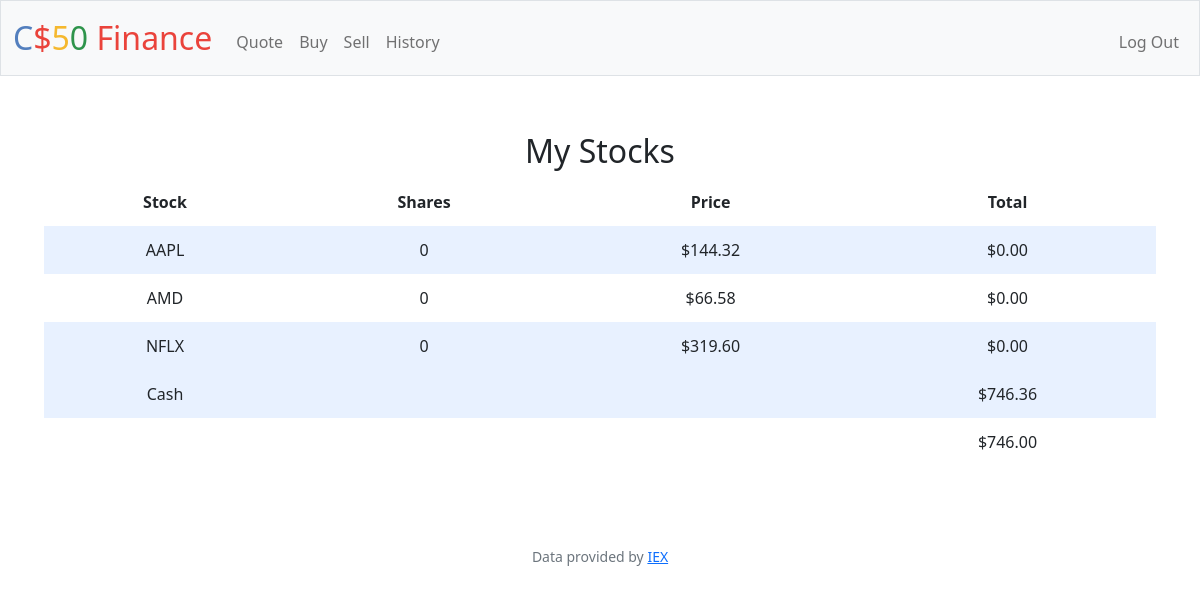
The app's page / (signed in) with its own data.
### tables this page shows
CREATE TABLE trans (
    id INTEGER PRIMARY KEY AUTOINCREMENT NOT NULL,
    user_id INTEGER,
    symbol TEXT NOT NULL,
    status TEXT NOT NULL,
    price INTEGER NOT NULL,
    shares INTEGER NOT NULL,
    date DATETIME,
    FOREIGN KEY(user_id) REFERENCES users(id)
);

CREATE TABLE users (id INTEGER PRIMARY KEY AUTOINCREMENT NOT NULL, username TEXT NOT NULL, hash TEXT NOT NULL, cash NUMERIC NOT NULL DEFAULT 10000.00);

### app.py (the view)
@app.route("/")
@login_required
def index():
    user_id = session["user_id"]
    stocks = db.execute("SELECT symbol, price, SUM(shares) as totalshares FROM trans WHERE user_id == ? GROUP BY  symbol", user_id)
    cash = db.execute("SELECT cash FROM users WHERE id = ?", user_id)[0]["cash"]
    total = int(cash)
    for stock in stocks:
        total += int(stock["price"]) * int(stock["totalshares"])
    return render_template("index.html", stocks=stocks, cash=(cash), total=(total), usd=usd)

### app.py (called while the page is built)
@app.after_request
def after_request(response):
    response.headers["Cache-Control"] = "no-cache, no-store, must-revalidate"
    response.headers["Expires"] = 0
    response.headers["Pragma"] = "no-cache"
    return response

### helpers.py (called while the page is built)
def login_required(f):
    @wraps(f)
    def decorated_function(*args, **kwargs):
        if session.get("user_id") is None:
            return redirect("/login")
        return f(*args, **kwargs)
    return decorated_function

def usd(value):
    return f"${value:,.2f}"

### templates/index.html (shortened to what this page needs)
{% extends "layout.html" %}
{% block main %}
<div class="section">
    <h2>My Stocks</h2>
    <table>
        <thead>
            <tr>
                <th>Stock</th>
                <th>Shares</th>
                <th>Price</th>
                <th>Total</th>
            </tr>
        </thead>
        <tbody>
            {% for stock in stocks %}
            <tr>
                <td>{{ stock["symbol"] }}</td>
                <td>{{ stock["totalshares"] }}</td>
                <td>{{ usd(stock["price"]) }}</td>
                <td>{{ usd(stock["totalshares"] * stock["price"]) }}</td>
            </tr>
            {% endfor %}
        </tbody>
        <tr>
            <td>Cash</td>
            <td colspan="2"></td>
            <td>{{ usd(cash) }}</td>
        </tr>
        <tfoot>
            <td colspan="3"></td>
            <td>{{ usd(total) }}</td>
        </tfoot>
    </table>
</div>
{% endblock %}

### static/styles.css (style rules this page uses)
.section { padding-bottom: 1rem; padding-left: 2rem; padding-right: 2rem; padding-top: 0.5rem; }
table { background-color: transparent; margin-bottom: 1rem; width: 100%; }
table th, table td { padding: 0.75rem; vertical-align: middle; }
tbody tr:nth-of-type(odd) { background-color: rgb(179, 208, 255, 0.3) }

### records on screen
trans: symbol "AAPL", totalshares "0", price "$144.32", totalshares "$0.00"
trans: symbol "AMD", totalshares "0", price "$66.58", totalshares "$0.00"
trans: symbol "NFLX", totalshares "0", price "$319.60", totalshares "$0.00"
users: cash "$746.36"

### other values on screen
{{ usd(total) }} "$746.00"
